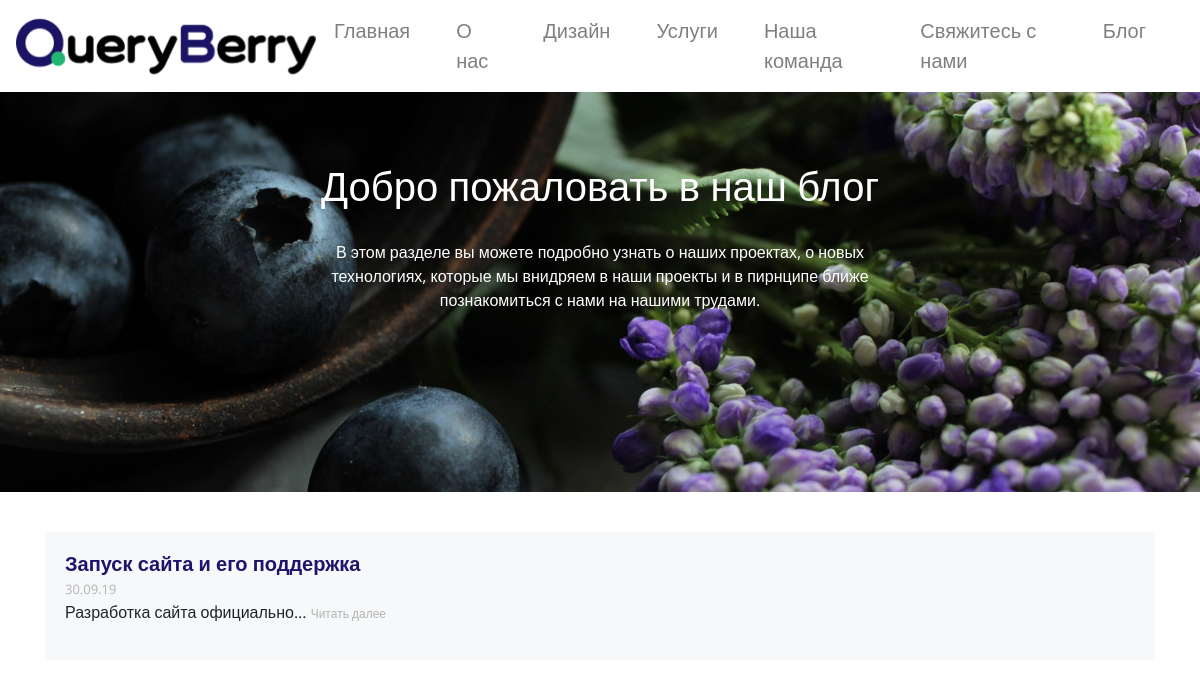
Screenshot of /blog.php with the database file from the repository.
### tables this page shows
CREATE TABLE `page_text` (
  `id` int(11) NOT NULL,
  `header` varchar(256) NOT NULL,
  `text_header` varchar(256) NOT NULL,
  `text` text NOT NULL,
  `date` varchar(256) NOT NULL
);

### blog.php (the view, shortened to what this page needs)
<!DOCTYPE html>
<html lang="en">
<head>
  <link rel="stylesheet" href="css/bootstrap.min.css?ver=1">
  <link rel="stylesheet" href="https://stackpath.bootstrapcdn.com/font-awesome/4.7.0/css/font-awesome.min.css">
  <link rel="stylesheet" href="css/animate.css">
  <link rel="stylesheet" href="css/master.css?ver=3">
  <link rel="stylesheet" href="css/mediaQueries.css">
</head>
<body>
  <header class="header" id="header">
    <nav class="navbar navbar-expand-lg navbar-light bg-light ">
       <a class="navbar-brand logo animated heartBeat" href="#"><img class="logo" src="img/logo.png" alt=""></a>
      <div class="collapse navbar-collapse" id="navbarTogglerDemo03">
        <ul class="navbar-nav menu">
      <li class="menu__item nav-item wow zoomIn">
        <a class="nav-link" href="index.html">Главная<span class="sr-only">(current)</span></a>
      </li>
      <li class="menu__item nav-item wow zoomIn" data-wow-delay="0.2s">
        <a class="nav-link" href="index.html#about">О нас</a>
      </li>
      <li class="menu__item nav-item wow zoomIn" data-wow-delay="0.4s">
        <a class="nav-link" href="index.html#design">Дизайн</a>
      </li>
      <li class="menu__item nav-item wow zoomIn" data-wow-delay="0.6s">
        <a class="nav-link" href="index.html#price">Услуги</a>
      </li>
      <li class="menu__item nav-item wow zoomIn" data-wow-delay="0.8s">
        <a class="nav-link" href="index.html#team">Наша команда</a>
      </li>
      <li class="menu__item nav-item wow zoomIn" data-wow-delay="1s">
        <a class="nav-link" href="index.html#connect">Свяжитесь с нами</a>
      </li>
      <li class="menu__item nav-item wow zoomIn" data-wow-delay="1s">
        <a class="nav-link" href="blog.php">Блог</a>
      </li>
    </ul>
      </div>
    </nav>
    <div class="parallax-window blog__headerwrap " data-parallax="scroll" data-image-src="img/blog_background.jpg">
      <div class="container">
        <div class="row">
          <div class="col-lg-12">
            <div class="main">
              <h1 class="main__title wow zoomIn">
                Добро пожаловать в наш блог
              </h1>
              <p class="main__text wow zoomIn" data-wow-delay="0.4s">
                В этом разделе вы можете подробно узнать о наших проектах, о новых технологиях, которые мы внидряем в наши проекты и в пирнципе ближе познакомиться с нами на нашими трудами.
              </p>
            </div>
          </div>
        </div>
      </div>
    </div>
      <section class="blogList">
  <?php
        require_once("./admin/dbconnect.php");
        $result = $mysqli->query("SELECT * FROM `page_text`");
          while ($row = $result->fetch_assoc() ) {
            echo '
          <div class="container">
            <div class="row">
              <div class="col-lg-12">
                <div class="post">
                  <h2 class="post__title"><a href="#" class="post__link">' . $row["text_header"] . '</a></h2>
                  <span class="post__date">' . $row["date"] . '</span>
                  <p class="post__text">
                    ' .  mb_strimwidth($row["header"], 0, 30, "...") . '
                    <span class="post__text__readMore"><a href="blog_read_more.php?id=' . $row["id"] . '" class="post__text__readMore__link">Читать далее</a></span>
                  </p>
                </div>
              </div>
            </div>
            ';
        }
?>
        </section>
</body>
</html>

### css/master.css (style rules this page uses)
body { font-family: 'Open Sans', sans-serif; }
h2 { font-weight: 700; margin-bottom: 30px; }
.menu { list-style-type: none; font-size: 20px; }
.menu__item { margin-right: 30px; }
.menu__item a { color: #000; }
.logo { font-size: 30px; width: 300px; margin-right: 10px; }
.main { text-align: center; margin-top: 70px; color: #fff; }
.main__title { font-size: 40px; margin-bottom: 30px; }
.main__text { width: 620px; margin: 0 auto; color: #3A3A3A; color: #fff; }
.blog__headerwrap { display: block; text-align: center; min-height: 400px; width: 100%; background-size: 100%; margin-top: 0px; padding: 0; -webkit-background-size: cover; -moz-background-size: cover; -o-background-size: cover; background-size: cover; }
.post { margin-top: 40px; background-color: #F6F8FA; padding: 20px; }
.post__title { font-size: 20px; margin-bottom: 0; }
.post__link { color: #1E146B; }
.post__text__readMore { font-size: 12px; }
.post__text__readMore__link { color:#B3B3B3; }
.post__date { color:#B3B3B3; font-size: 13px; }

### rows the page displays
page_text: text_header "Запуск сайта и его поддержка", date "30.09.19", header "Разработка сайта официально..."
